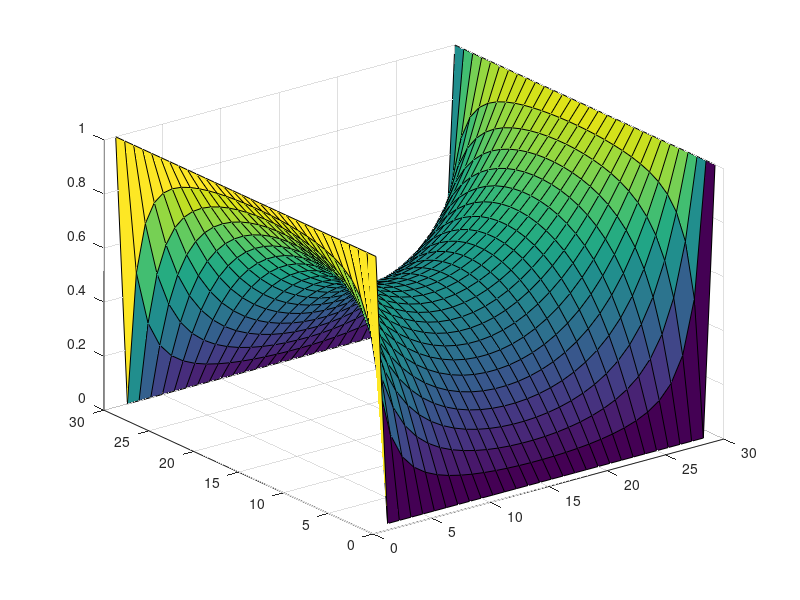

Recreate this plot in MATLAB.
clc;
clear;

nx=30;
ny=30;
N=1000;
V=zeros(nx,ny);

for j=1:ny
    for i = 1:nx
        if j==1 || j==ny
            V(i,j)=1;
        end
    end
end


for k=1:N
    for i=2:(nx-1)
        for j=2:(ny-1)
            V(i,j)=(V(i,j-1)+V(i,j+1)+V(i-1,j)+V(i+1,j))/4;      
        end
    end
    surf(V);
    %imboxfilt(V,3);
    pause(0.1);
end
